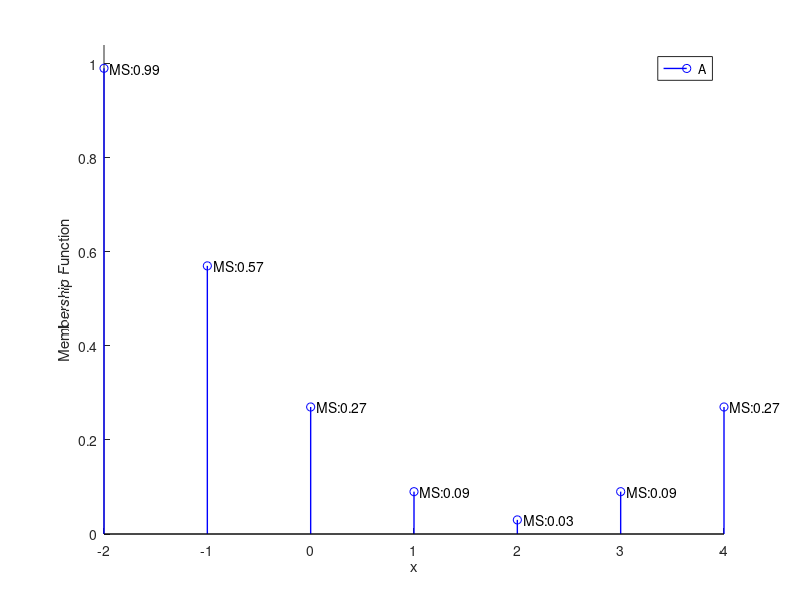
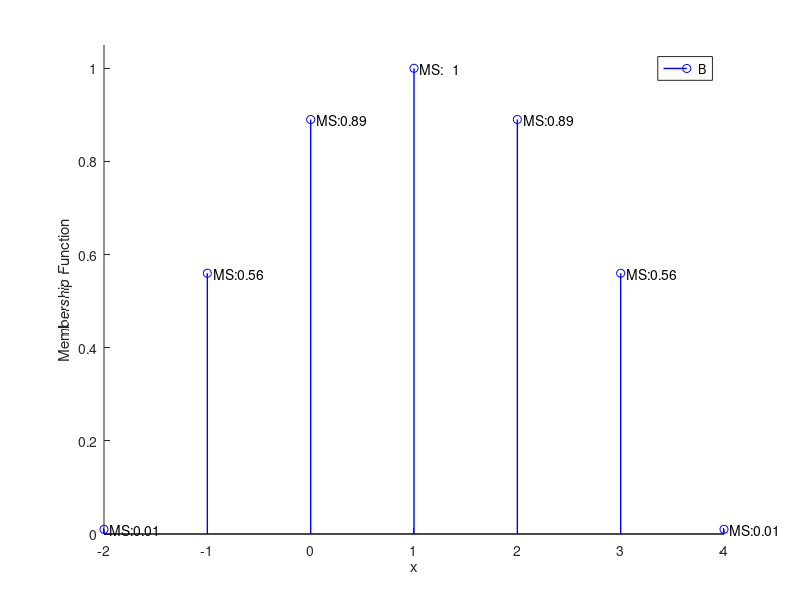
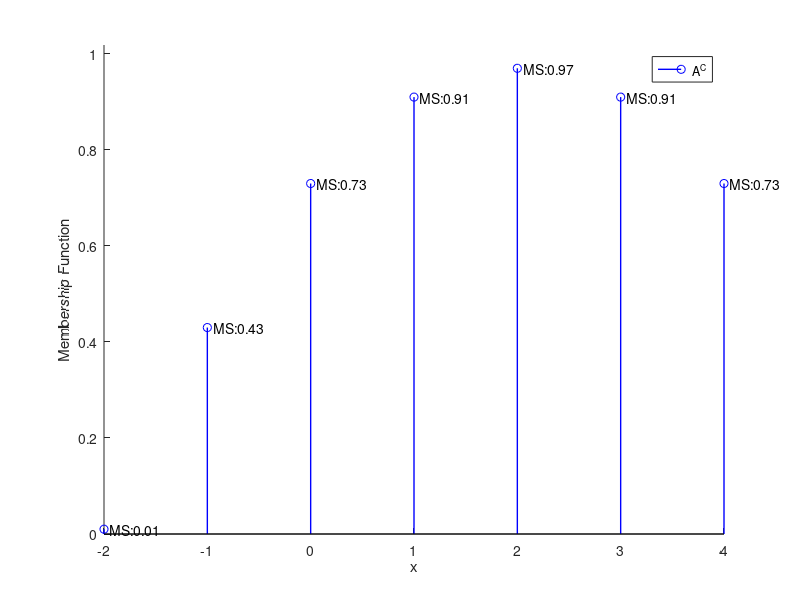
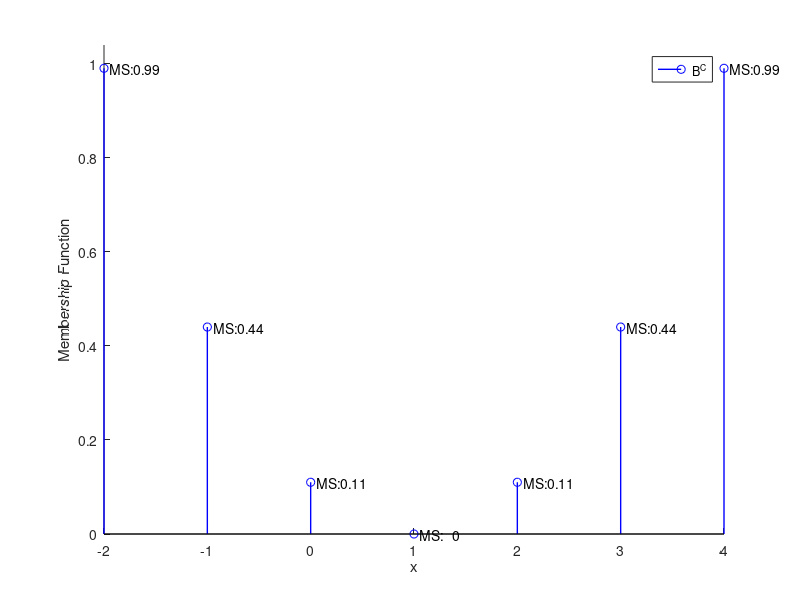

MATLAB code for these plots, in order:
clc; close all; clear;
tic;
%calc
x = -2:1:4;
[r,c]=size(x);
A = 0.06 * x.^2 - 0.24 * x + 0.27;
B = -0.11 * x.^2 + 0.22 * x + 0.89;
AC = 1 - A;
BC = 1 - B;
AandB = min(A, B);
AorB = max(A, B);
AandAC = min(A, AC);
AorAC = max(A, AC);
BandBC = min(B, BC);
BorBC = max(B, BC);
AandBCC = 1 - AandB;
AorBCC = 1 - AorB;

%plot A
figure;
str=[repmat('  MS:',c,r) num2str(A')];
stem(x, A, '-b', 'LineWidth', 1);
axis([min(x), max(x), 0, 1.05 * max(A)]);
xlabel('x');
ylabel('Membership Function');
legend('A', 'location', 'best');
text(x,A,cellstr(str));
box off;

%plot B
figure;
str=[repmat('  MS:',c,r) num2str(B')];
stem(x, B, '-b', 'LineWidth', 1);
axis([min(x), max(x), 0, 1.05 * max(B)]);
xlabel('x');
ylabel('Membership Function');
legend('B', 'location', 'best');
text(x,B,cellstr(str));
box off;

%plot AC
figure;
str=[repmat('  MS:',c,r) num2str(AC')];
stem(x, AC, '-b', 'LineWidth', 1);
axis([min(x), max(x), 0, 1.05 * max(AC)]);
xlabel('x');
ylabel('Membership Function');
legend('A^C', 'location', 'best');
text(x,AC,cellstr(str));
box off;

%plot BC
figure;
str=[repmat('  MS:',c,r) num2str(BC')];
stem(x, BC, '-b', 'LineWidth', 1);
axis([min(x), max(x), 0, 1.05 * max(BC)]);
xlabel('x');
ylabel('Membership Function');
legend('B^C', 'location', 'best');
text(x,BC,cellstr(str));
box off;

%plot AandB
figure;
str=[repmat('  MS:',c,r) num2str(AandB')];
stem(x, AandB, '-b', 'LineWidth', 1);
axis([min(x), max(x), 0, 1.05 * max(AandB)]);
xlabel('x');
ylabel('Membership Function');
legend('A\capB', 'location', 'best');
text(x,AandB,cellstr(str));
box off;

%plot AorB
figure;
str=[repmat('  MS:',c,r) num2str(AorB')];
stem(x, AorB, '-b', 'LineWidth', 1);
axis([min(x), max(x), 0, 1.05 * max(AorB)]);
xlabel('x');
ylabel('Membership Function');
legend('A\cupB', 'location', 'best');
text(x,AorB,cellstr(str));
box off;

%plot AandAC
figure;
str=[repmat('  MS:',c,r) num2str(AandAC')];
stem(x, AandAC, '-b', 'LineWidth', 1);
axis([min(x), max(x), 0, 1.05 * max(AandAC)]);
xlabel('x');
ylabel('Membership Function');
legend('A\capA^C', 'location', 'best');
text(x,AandAC,cellstr(str));
box off;

%plot AorAC
figure;
str=[repmat('  MS:',c,r) num2str(AorAC')];
stem(x, AorAC, '-b', 'LineWidth', 1);
axis([min(x), max(x), 0, 1.05 * max(AorAC)]);
xlabel('x');
ylabel('Membership Function');
legend('A\cupA^C', 'location', 'best');
text(x,AorAC,cellstr(str));
box off;

%plot BandBC
figure;
str=[repmat('  MS:',c,r) num2str(BandBC')];
stem(x, BandBC, '-b', 'LineWidth', 1);
axis([min(x), max(x), 0, 1.05 * max(BandBC)]);
xlabel('x');
ylabel('Membership Function');
legend('B\capB^C', 'location', 'best');
text(x,BandBC,cellstr(str));
box off;

%plot BorBC
figure;
str=[repmat('  MS:',c,r) num2str(BorBC')];
stem(x, BorBC, '-b', 'LineWidth', 1);
axis([min(x), max(x), 0, 1.05 * max(BorBC)]);
xlabel('x');
ylabel('Membership Function');
legend('B\cupB^C', 'location', 'best');
text(x,BorBC,cellstr(str));
box off;

%plot (AandB)C
figure;
str=[repmat('  MS:',c,r) num2str(AandBCC')];
stem(x, AandBCC, '-b', 'LineWidth', 1);
axis([min(x), max(x), 0, 1.05 * max(AandBCC)]);
xlabel('x');
ylabel('Membership Function');
legend('(A\capB)^C', 'location', 'best');
text(x,AandBCC,cellstr(str));
box off;

%plot (AorB)C
figure;
str=[repmat('  MS:',c,r) num2str(AorBCC')];
stem(x, AorBCC, '-b', 'LineWidth', 1);
axis([min(x), max(x), 0, 1.05 * max(AorBCC)]);
xlabel('x');
ylabel('Membership Function');
legend('(A\cupB)^C', 'location', 'best');
text(x,AorBCC,cellstr(str));
box off;
toc;
%K = input("");
